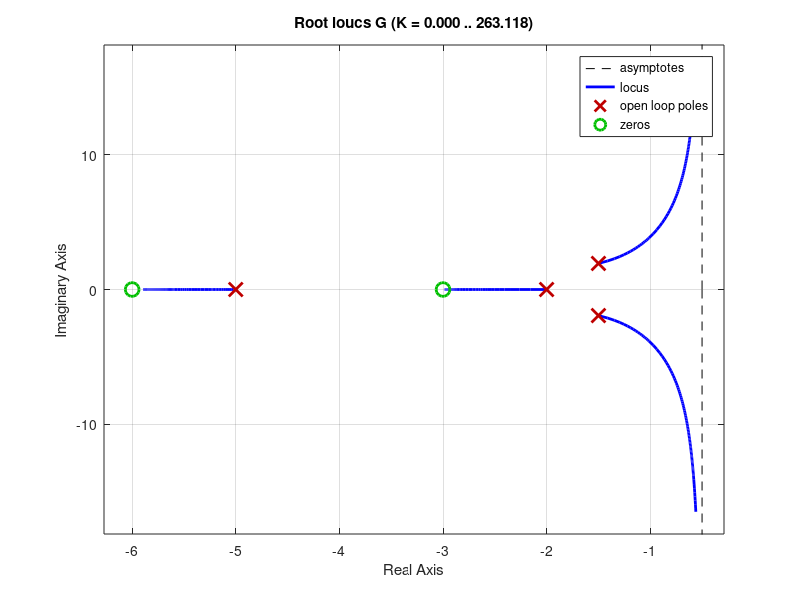

This chart was generated by the following MATLAB code:
% dur = 10;
% 
% eta = 0.025;
% rho = 5;
% sigma = 3.75;
% 
% num = [0 eta];
% den = [1 2*sigma 5];
% 
% G = tf(num, den);
% 
% step(G,num); axis([0 dur 0 1.5]); grid on;

% Plant OLTF
num = [1 9 18];
% num = [1];
den = conv([1,2],conv([1,5],[1,3,6]));
% num = conv([1,-3],[1,4]);
% den = conv([1,-1],[1,4,13]);

G = tf(num,den);
dur = 20;
rlocus(G);
grid on;

% K = 20;
% cltf1 = feedback(G,K);
% step(cltf1,dur); hold on;
% 
% K = 30;
% cltf1 = feedback(G,K);
% step(cltf1,dur); hold on;
% 
% K = 150;
% cltf1 = feedback(G,K);
% step(cltf1,dur); hold on;
% 
% K = 240;
% cltf1 = feedback(G,K);
% step(cltf1,dur); hold on;